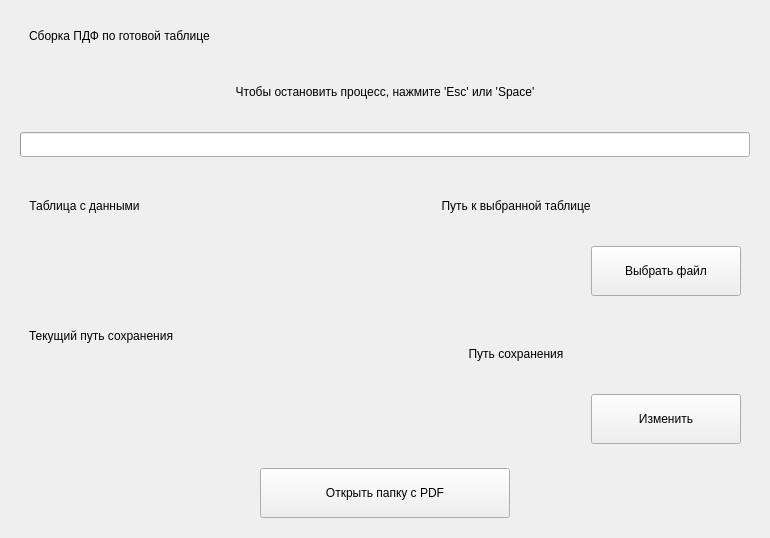
      <widget class="QWidget" name="tab_second_widget">
       <attribute name="title">
        <string>ЛР по формированию PDF</string>
       </attribute>
       <layout class="QVBoxLayout" name="main_layout_for_second_tab">
        <item>
         <widget class="QWidget" name="background_widget_for_second_tab" native="true">
          <layout class="QVBoxLayout" name="background_widget_for_second_tab_container">
           <property name="spacing">
            <number>15</number>
           </property>
           <item>
            <widget class="QWidget" name="title_second_tab_widget" native="true">
             <layout class="QHBoxLayout" name="horizontal_layout_for_second_tab_title">
              <item>
               <widget class="QLabel" name="second_tab_title">
                <property name="text">
                 <string>Сборка ПДФ по готовой таблице</string>
                </property>
               </widget>
              </item>
              <item>
               <spacer name="second_tab_title_h_spacer">
                <property name="orientation">
                 <enum>Qt::Horizontal</enum>
                </property>
                <property name="sizeHint" stdset="0">
                 <size>
                  <width>0</width>
                  <height>0</height>
                 </size>
                </property>
               </spacer>
              </item>
             </layout>
            </widget>
           </item>
           <item alignment="Qt::AlignHCenter">
            <widget class="QWidget" name="widget_title_stop_second" native="true">
             <property name="minimumSize">
              <size>
               <width>0</width>
               <height>50</height>
              </size>
             </property>
             <property name="maximumSize">
              <size>
               <width>730</width>
               <height>16777215</height>
              </size>
             </property>
             <property name="visible">
              <bool>false</bool>
             </property>
             <layout class="QVBoxLayout" name="layout_title_stop_second">
              <item alignment="Qt::AlignHCenter">
               <widget class="QLabel" name="label_title_stop_2">
                <property name="minimumSize">
                 <size>
                  <width>300</width>
                  <height>0</height>
                 </size>
                </property>
                <property name="text">
                 <string>Чтобы остановить процесс, нажмите 'Esc' или 'Space'</string>
                </property>
                <property name="alignment">
                 <set>Qt::AlignCenter</set>
                </property>
               </widget>
              </item>
             </layout>
            </widget>
           </item>
           <item alignment="Qt::AlignHCenter">
            <widget class="QProgressBar" name="progress_bar">
             <property name="minimumSize">
              <size>
               <width>730</width>
               <height>25</height>
              </size>
             </property>
             <property name="maximumSize">
              <size>
               <width>730</width>
               <height>25</height>
              </size>
             </property>
             <property name="visible">
              <bool>false</bool>
             </property>
            </widget>
           </item>
           <item alignment="Qt::AlignHCenter">
            <widget class="QWidget" name="widget_for_choose_table" native="true">
             <property name="minimumSize">
              <size>
               <width>730</width>
               <height>0</height>
              </size>
             </property>
             <property name="maximumSize">
              <size>
               <width>730</width>
               <height>16777215</height>
              </size>
             </property>
             <layout class="QVBoxLayout" name="layout_for_choose_table">
              <property name="spacing">
               <number>15</number>
              </property>
              <item>
               <layout class="QHBoxLayout" name="horizontal_pos_layout">
                <item>
                 <widget class="QLabel" name="title_choose_table_label">
                  <property name="minimumSize">
                   <size>
                    <width>0</width>
                    <height>50</height>
                   </size>
                  </property>
                  <property name="maximumSize">
                   <size>
                    <width>250</width>
                    <height>50</height>
                   </size>
                  </property>
                  <property name="text">
                   <string>Таблица с данными</string>
                  </property>
                  <property name="alignment">
                   <set>Qt::AlignCenter</set>
                  </property>
                 </widget>
                </item>
                <item>
                 <spacer name="choose_table_title_h_spacer">
                  <property name="orientation">
                   <enum>Qt::Horizontal</enum>
                  </property>
                  <property name="sizeHint" stdset="0">
                   <size>
                    <width>0</width>
                    <height>0</height>
                   </size>
                  </property>
                 </spacer>
                </item>
                <item>
                 <widget class="QLabel" name="label_current_tabel">
                  <property name="minimumSize">
                   <size>
                    <width>450</width>
                    <height>50</height>
                   </size>
                  </property>
                  <property name="maximumSize">
                   <size>
                    <width>450</width>
                    <height>16777215</height>
                   </size>
                  </property>
                  <property name="text">
                   <string>Путь к выбранной таблице</string>
                  </property>
                  <property name="alignment">
                   <set>Qt::AlignCenter</set>
                  </property>
                  <property name="wordWrap">
                   <bool>true</bool>
                  </property>
                 </widget>
                </item>
               </layout>
              </item>
              <item alignment="Qt::AlignRight">
               <widget class="QPushButton" name="button_shouse_table">
                <property name="minimumSize">
                 <size>
                  <width>150</width>
                  <height>50</height>
                 </size>
                </property>
                <property name="maximumSize">
                 <size>
                  <width>150</width>
                  <height>50</height>
                 </size>
                </property>
                <property name="cursor">
                 <cursorShape>PointingHandCursor</cursorShape>
                </property>
                <property name="text">
                 <string>Выбрать файл</string>
                </property>
               </widget>
              </item>
             </layout>
            </widget>
           </item>
           <item alignment="Qt::AlignHCenter">
            <widget class="QWidget" name="widget_for_pos_button_path_and_title_choose_save_path" native="true">
             <property name="minimumSize">
              <size>
               <width>730</width>
               <height>50</height>
              </size>
             </property>
             <property name="maximumSize">
              <size>
               <width>730</width>
               <height>16777215</height>
              </size>
             </property>
             <layout class="QHBoxLayout" name="layout_for_save_path_widgets">
              <item>
               <layout class="QVBoxLayout" name="vertical_layout_for_pos_title_second_tab">
                <item>
                 <widget class="QLabel" name="title_change_save_path">
                  <property name="text">
                   <string>Текущий путь сохранения</string>
                  </property>
                 </widget>
                </item>
                <item>
                 <spacer name="title_change_save_path_spacer">
                  <property name="orientation">
                   <enum>Qt::Vertical</enum>
                  </property>
                  <property name="sizeHint" stdset="0">
                   <size>
                    <width>0</width>
                    <height>0</height>
                   </size>
                  </property>
                 </spacer>
                </item>
               </layout>
              </item>
              <item>
               <layout class="QVBoxLayout" name="vertical_layout_save_path_widgets">
                <property name="spacing">
                 <number>15</number>
                </property>
                <item>
                 <widget class="QLabel" name="current_save_path_label">
                  <property name="minimumSize">
                   <size>
                    <width>450</width>
                    <height>50</height>
                   </size>
                  </property>
                  <property name="maximumSize">
                   <size>
                    <width>450</width>
                    <height>16777215</height>
                   </size>
                  </property>
                  <property name="text">
                   <string>Путь сохранения</string>
                  </property>
                  <property name="alignment">
                   <set>Qt::AlignCenter</set>
                  </property>
                  <property name="wordWrap">
                   <bool>true</bool>
                  </property>
                 </widget>
                </item>
                <item alignment="Qt::AlignRight">
                 <widget class="QPushButton" name="button_shouse_save_path_for_second_tab">
                  <property name="minimumSize">
                   <size>
                    <width>150</width>
                    <height>50</height>
                   </size>
                  </property>
                  <property name="maximumSize">
                   <size>
                    <width>150</width>
                    <height>50</height>
                   </size>
                  </property>
                  <property name="cursor">
                   <cursorShape>PointingHandCursor</cursorShape>
                  </property>
                  <property name="text">
                   <string>Изменить</string>
                  </property>
                 </widget>
                </item>
               </layout>
              </item>
             </layout>
            </widget>
           </item>
           <item>
            <spacer name="second_tab_bottom_spacer">
             <property name="orientation">
              <enum>Qt::Vertical</enum>
             </property>
             <property name="sizeHint" stdset="0">
              <size>
               <width>0</width>
               <height>0</height>
              </size>
             </property>
            </spacer>
           </item>
           <item alignment="Qt::AlignHCenter">
            <widget class="QPushButton" name="button_open_folder_with_pdf">
             <property name="minimumSize">
              <size>
               <width>250</width>
               <height>50</height>
              </size>
             </property>
             <property name="maximumSize">
              <size>
               <width>250</width>
               <height>50</height>
              </size>
             </property>
             <property name="cursor">
              <cursorShape>PointingHandCursor</cursorShape>
             </property>
             <property name="text">
              <string>Открыть папку с PDF</string>
             </property>
            </widget>
           </item>
          </layout>
         </widget>
        </item>
       </layout>
      </widget>
